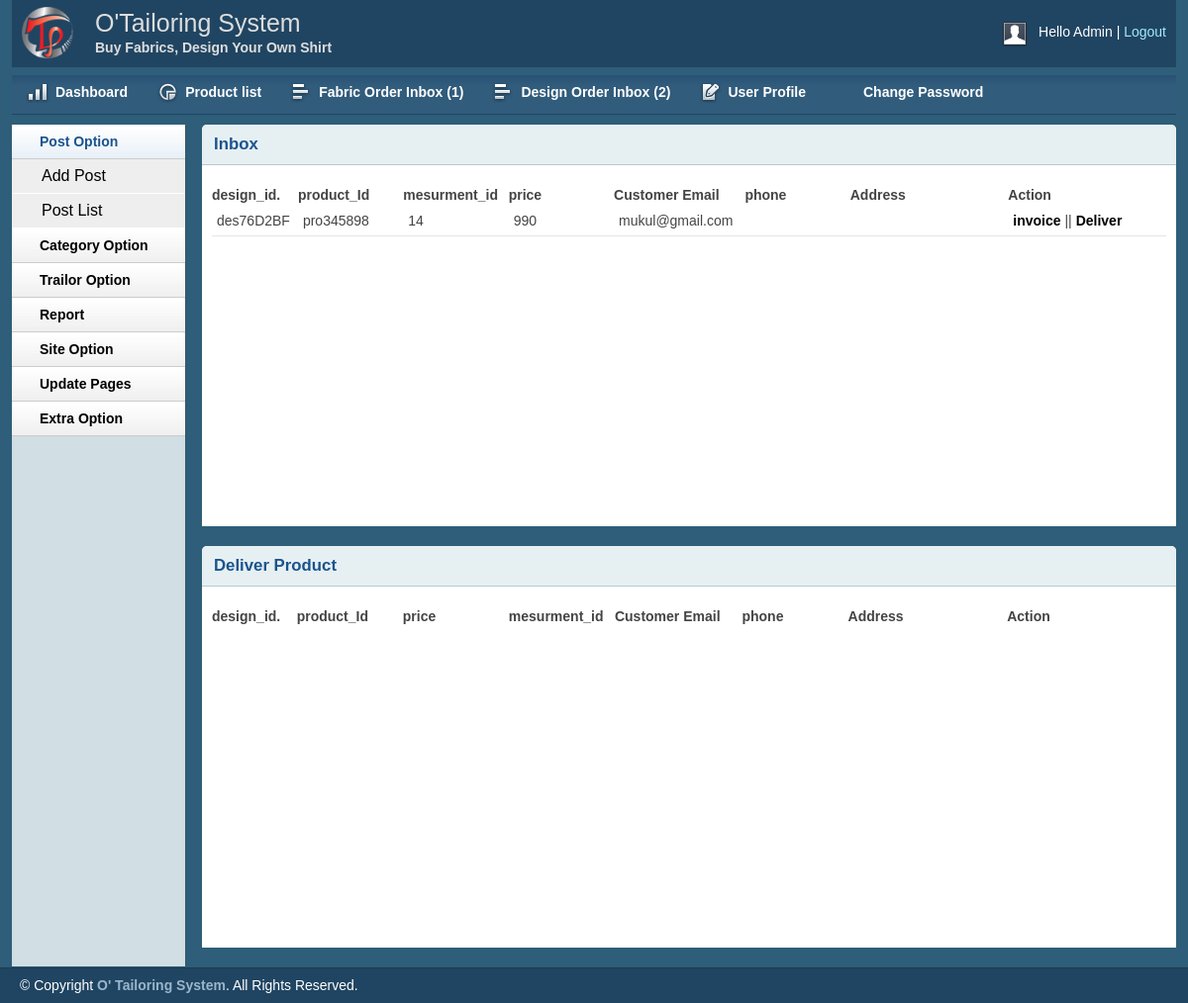
Screenshot of /admin/inboxdesign.php (signed in) with the database file from the repository.
### tables this page shows
CREATE TABLE `shirt_design` (
  `design_id` varchar(255) NOT NULL,
  `customer_email` varchar(50) NOT NULL,
  `product_id` varchar(20) NOT NULL,
  `pocket` varchar(50) NOT NULL,
  `sleeve` varchar(50) NOT NULL,
  `front` varchar(50) NOT NULL,
  `back_pleats` varchar(50) NOT NULL,
  `bottom` varchar(50) NOT NULL,
  `collar` varchar(50) NOT NULL,
  `cuffs` varchar(50) NOT NULL,
  `other` varchar(30) NOT NULL,
  `status` int(11) NOT NULL,
  `date` date NOT NULL
);

CREATE TABLE `shirt_measurment` (
  `measurment_id` int(11) NOT NULL,
  `customer_email` varchar(50) NOT NULL,
  `neck` int(11) NOT NULL,
  `chest` int(11) NOT NULL,
  `waist` int(11) NOT NULL,
  `hip` int(11) NOT NULL,
  `length` int(11) NOT NULL,
  `sleeve` int(11) NOT NULL,
  `fitness` varchar(50) NOT NULL
);

CREATE TABLE `product` (
  `product_id` varchar(50) NOT NULL,
  `product_typeid` varchar(50) NOT NULL,
  `title` varchar(255) NOT NULL,
  `price` float NOT NULL,
  `body` text NOT NULL,
  `image` varchar(255) NOT NULL,
  `author` varchar(50) NOT NULL,
  `tags` varchar(255) NOT NULL,
  `date` date NOT NULL,
  `Season` varchar(50) NOT NULL,
  `weight` int(11) NOT NULL
);

### lib/Database.php (called while the page is built, shortened)
<?php
Class Database{
	public $host   = DB_HOST;
	public $user   = DB_USER;
	public $pass   = DB_PASS;
	public $dbname = DB_NAME;
	public $link;
	private function connectDB(){
	$this->link = new mysqli($this->host, $this->user, $this->pass, $this->dbname);
 }
	public function select($query){
		$result = $this->link->query($query) or die($this->link->error.__LINE__);
		if($result->num_rows > 0){
			return $result;
		} else {
			return false;
		}
	}
}

### admin/inboxdesign.php (the view, shortened to what this page needs)
<!DOCTYPE html>
<?php include 'inc/header.php';?>
<?php include 'inc/sidebar.php';?>
    <div class="grid_10">
            <div class="box round first grid">
                <h2>Inbox</h2>
                <div class="block">
                    <table class="data display datatable" id="example">
					<thead>
						<tr>
							<th width="8%">design_id.</th>
							<th width="10%">product_Id</th>
							<th width="10%">mesurment_id</th>
							<th width="10%">price</th>
							<th width="12%">Customer Email</th>
							<th width="10%">phone</th>
							<th width="15%">Address</th>
							<th width="15%">Action</th>
						</tr>
					</thead>
					<tbody>
						<?php
						$query="SELECT design_id, shirt_design.product_id, price, shirt_design.customer_email, measurment_id FROM shirt_design, shirt_measurment, product WHERE shirt_design.customer_email=shirt_measurment.customer_email and shirt_design.product_id=product.product_id and status=0 order by design_id desc";
						$design_order=$db->select($query);
						if ($design_order) {
							while ($result = $design_order->fetch_assoc()) {
						 ?>
						<tr class="odd gradeX">
							<td width="8%"><?php echo $result['design_id']; ?></td>
							<td width="10%"><?php echo $result['product_id']; ?></td>
							<td width="10%"><?php echo $result['measurment_id']; ?></td>
							<td width="10%"><?php echo $result['price'] ?></td>
							<td width="12%"><?php echo $result['customer_email']; ?></td>
							<th width="10%"><?php  ?></th>
							<td width="15%"><?php  ?></td>
							<td width="15%">
								<a onclick="PrintElem(data, data1 , data3)" >invoice
								</a> ||
								<a href="?paidid=<?php echo $result['design_id'] ?>" onclick="return confirm('Are You Sure To Pay?');">Deliver</a>
							</td>
						</tr>
						<?php } }  ?>
					</tbody>
				</table>
               </div>
            </div>
         <div class="box round first grid">
                <h2>Deliver Product</h2>
                <div class="block">
                   <table class="data display datatable" id="example">
					<thead>
						<tr>
							<th width="8%">design_id.</th>
							<th width="10%">product_Id</th>
							<th width="10%">price</th>
							<th width="10%">mesurment_id</th>
							<th width="12%">Customer Email</th>
							<th width="10%">phone</th>
							<th width="15%">Address</th>
							<th width="15%">Action</th>
						</tr>
					</thead>
				</table>
               </div>
            </div>
        </div>
       <?php include 'inc/footer.php';?>

### admin/css/layout.css (style rules this page uses)
body { background: #fff none repeat scroll 0 0; color: #444; font-size: 14px; padding: 0; }
a { color: #000; font-weight:bold; text-decoration: none; }
h1, h2, h3, h4, h5, h6 { line-height:1.2em; margin-bottom:.3em; }
h2 { margin-top:1em; }
.box { background:#fff; margin-bottom:20px; padding:10px 10px 10px 10px; margin-left:-8px; }
.box.grid { padding-bottom:40px; }
.box.round { -moz-border-radius: 5px 5px 0px 0px; -webkit-border-radius: 5px 5px 0px 0px; border-radius: 5px 5px 0px 0px; }
.box h2 { font-size:1.2em; font-weight:bold; color:#1B548D; background:#E6F0F3; margin:-10px -10px 0 -10px; padding:10px 12px; border-bottom:1px solid #B3CBD6; -moz-border-radius: 5px 5px 0px 0px; -webkit-border-radius: 5px 5px 0px 0px; border-radius: 5px 5px 0px 0px; }
.box.first { min-height: 406px; }
.block { padding-top:20px; }
.block { padding-bottom:1px; }
table.display { margin: 0 auto; clear: both; width: 100%; }
tr.odd { height: 30px; line-height: 30px; border-bottom:1px solid #e6e6e6; }
tr.odd td, tr.even td { padding-left:5px; }

### rows the page displays
shirt_design: design_id "des76D2BF", product "pro345898", shirt_measurment.measurment_id "14", product.price "990", customer_email "mukul@gmail.com"

### other values shown
$count "1"
$count "2"
